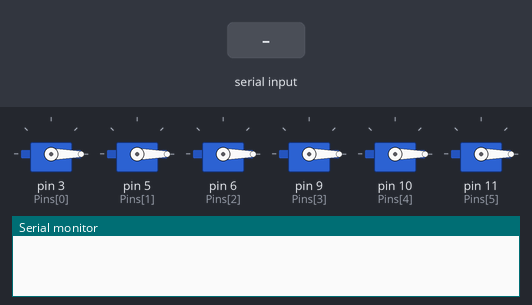
Bench run of a sketch on a simulated Arduino Uno, built with avr-gcc and run on an emulated ATmega328P. On the bench: 6 × servo, the last lines printed to the serial monitor. The test bench sets the inputs (shaded band).

Above: at 1.2 s.
1.3 s: "1:90\n" received over Serial
At 3.41 s:
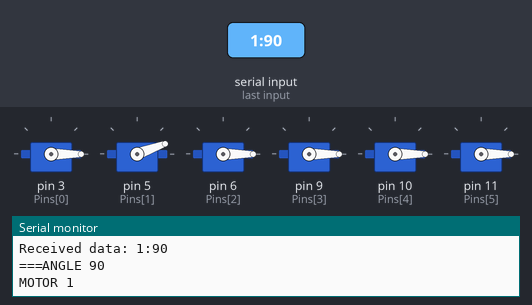
At 7.8 s:
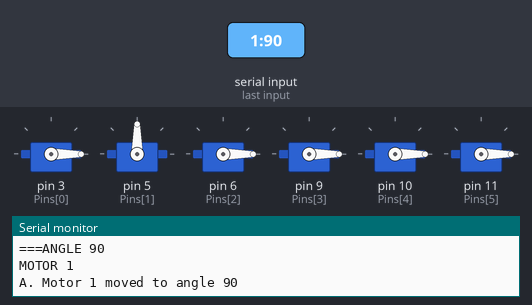
Timing chart, 0 to 9.3 s (numbered marks = the images above; inputs shaded):
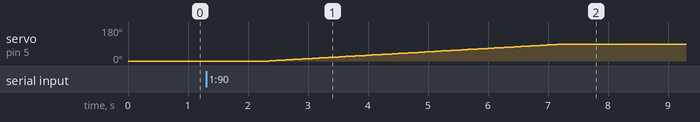

The sketch:

level1_v2.ino
```cpp
//#include <bluefruit.h>
#include <Servo.h>
#include <math.h>
//#include <KeyboardController.h>

// Instructions are of the type:
// 1,2:90;3:180

String string;
const int N_motors = 6;
const int Pins[] = {3, 5, 6, 9, 10, 11};
bool flag[N_motors];
bool keepOnGoing = false;
Servo servo[N_motors];
int servo_angle[N_motors];
int rotation_angles[N_motors];

int max_angle = 180;
int duration = 10000;
int deltaT = duration / max_angle;

void setup() {
  Serial.begin(115200);
  for (int k=0; k<N_motors; k++) {
    servo[k].attach(Pins[k], 500, 2500);
    servo_angle[k] = 0;
    servo[k].write(servo_angle[k]);
    }
  resetFlags();
}

void loop() {

  if (Serial.available() > 0) {
    keepOnGoing = true;
    string = Serial.readString();
    string = string.substring(0,string.length()-1);
    Serial.println("----------------------------"); Serial.print("Received data: "); Serial.println(string);

    int n = countPieces(string, ';');

    String pieces[n];
    for (int i=0; i<n; i++) {
      pieces[i] = splitString(string, ';', n, i);
    }

    String motors_str[n];
    String angles_str[n];
    int n_i[n];
    int angles[n];

    for (int i=0; i<n; i++) {
      motors_str[i] = pieces[i].substring(0,pieces[i].indexOf(':'));
      angles_str[i] = pieces[i].substring(pieces[i].indexOf(':')+1);
      angles[i] = angles_str[i].toInt();
      if (abs(angles[i])!=90 && abs(angles[i])!=180) {
        Serial.print("!!!!!!!!!! "); Serial.print("ERROR in angle value"); Serial.println(" !!!!!!!!!!");
        keepOnGoing = false;
      }
      n_i[i] = countPieces(motors_str[i], ',');
    }

    if (keepOnGoing == true) {
      //int motors[n][max_int(n_i, n)];
      int motor_idx;

      for (int i=0; i<n; i++) {
        motors_str[i] = pieces[i].substring(0,pieces[i].indexOf(':'));
        Serial.print("==="); Serial.print("ANGLE "); Serial.println(angles[i]);

        for (int j=0; j<n_i[i]; j++) {
          motor_idx = splitString(motors_str[i], ',', n_i[i], j).toInt();
          flag[motor_idx] = true;
          rotation_angles[motor_idx] = angles[i];
          Serial.print("MOTOR "); Serial.println(motor_idx);
        }
      }

      //int max_angle = max_int(angles, n);
      //Serial.print("Max angle = "); Serial.println(max_angle);

      //rotateMotors();

      int temp_angle[N_motors];
      for (int i=0; i<N_motors; i++) {
        temp_angle[i] = servo_angle[i];
      }

      for (int step_ = 0; step_ <= 180; step_++) {
        for (int i=0; i<N_motors; i++) {
          if (flag[i]==true){
            if (servo_angle[i]==0) {
              temp_angle[i] = step_;
              servo[i].write(temp_angle[i]);
              if (temp_angle[i] == rotation_angles[i]) {
                servo_angle[i] = temp_angle[i];
                flag[i] = false;
                Serial.print("A. Motor "); Serial.print(i); Serial.print(" moved to angle "); Serial.println(servo_angle[i]);
              }
            }
            else if (servo_angle[i]==180) {
              temp_angle[i] = rotation_angles[i]-step_;
              servo[i].write(temp_angle[i]);
              if (temp_angle[i] == 180-rotation_angles[i]) {
                servo_angle[i] = temp_angle[i];
                flag[i] = false;
                Serial.print("B. Motor "); Serial.print(i); Serial.print(" moved to angle "); Serial.println(servo_angle[i]);
              }
            }
            else if (servo_angle[i]==90) {
              if (rotation_angles[i]<0) {
                temp_angle[i] = servo_angle[i]-step_;
              }
              else {
                temp_angle[i] = servo_angle[i]+step_;
              }
              servo[i].write(temp_angle[i]);
              if (temp_angle[i] == 0 || temp_angle[i] == 180) {
                servo_angle[i] = temp_angle[i];
                flag[i] = false;
                Serial.print("C. Motor "); Serial.print(i); Serial.print(" moved to angle "); Serial.println(servo_angle[i]);
              }
            }
          }
        }
        delay(deltaT);
      }
      Serial.println(">> Ready");
    }
    }
}

void rotateMotors(int motors, int angles) {

}

void parseData() {

}

int max_int(int array_[], int siz) {
  int max_val = array_[0];
  for (int i=1; i<siz; i++) {
    if (array_[i]>max_val) {
      max_val = array_[i];
    }
  }
  return max_val;
}

int countPieces(String string, char delimiter) {
  int n = 1;
    for (byte i=0; i < string.length(); i++) {
    if (string[i] == delimiter) {
      n++;
      }
    }
   return n;
}

void resetFlags() {
  for (int i=0; i<N_motors; i++) {
      flag[i]=false;
  }
}

String splitString(String string, char delimiter, int n, int j) {
    int counter = 1;
    int index_array[n+1];
    String pieces[n];
    index_array[0] = 0;
    for (byte i=0; i < string.length(); i++) {
    if (string[i] == delimiter) {
      index_array[counter] = i+1;
      counter++;
      }
    }
    index_array[counter] = string.length();

    if (j<n-1) {
      pieces[j] = string.substring(index_array[j],index_array[j+1]-1);
    }
    else {
      pieces[j] = string.substring(index_array[j],index_array[j+1]);
    }

    return pieces[j];
}
```

Measured:
- after the input at 1.3 s, servo on pin 5 (Pins[1]): moves from 0° to 90° over 4.9 s, starting after 1.1 s
